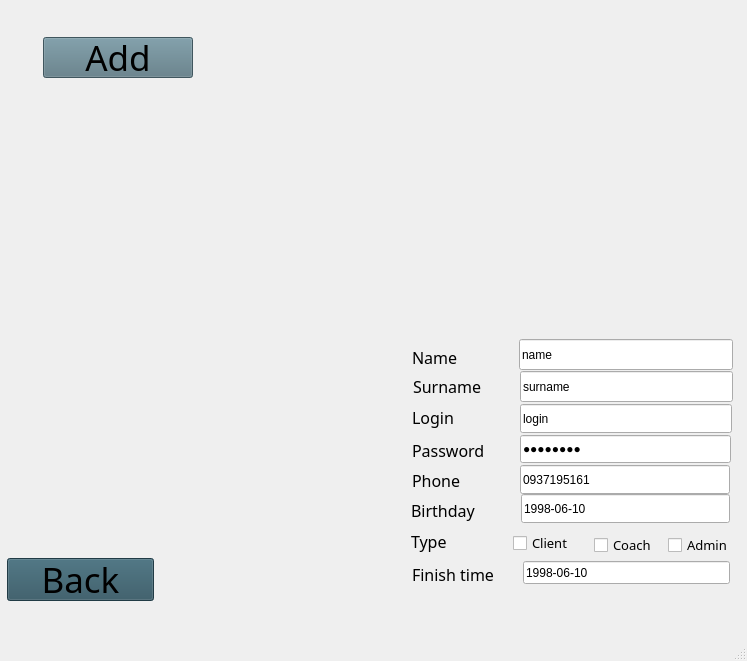
<?xml version="1.0" encoding="UTF-8"?>
<ui version="4.0">
 <class>AddClient</class>
 <widget class="QMainWindow" name="AddClient">
  <property name="geometry">
   <rect>
    <x>0</x>
    <y>0</y>
    <width>747</width>
    <height>661</height>
   </rect>
  </property>
  <property name="sizePolicy">
   <sizepolicy hsizetype="Fixed" vsizetype="Fixed">
    <horstretch>0</horstretch>
    <verstretch>0</verstretch>
   </sizepolicy>
  </property>
  <property name="minimumSize">
   <size>
    <width>747</width>
    <height>661</height>
   </size>
  </property>
  <property name="maximumSize">
   <size>
    <width>747</width>
    <height>661</height>
   </size>
  </property>
  <property name="baseSize">
   <size>
    <width>747</width>
    <height>661</height>
   </size>
  </property>
  <property name="windowTitle">
   <string>Add Client</string>
  </property>
  <property name="tabShape">
   <enum>QTabWidget::Rounded</enum>
  </property>
  <widget class="QWidget" name="centralwidget">
   <property name="enabled">
    <bool>true</bool>
   </property>
   <property name="sizePolicy">
    <sizepolicy hsizetype="Fixed" vsizetype="Fixed">
     <horstretch>0</horstretch>
     <verstretch>0</verstretch>
    </sizepolicy>
   </property>
   <property name="minimumSize">
    <size>
     <width>747</width>
     <height>610</height>
    </size>
   </property>
   <property name="maximumSize">
    <size>
     <width>747</width>
     <height>610</height>
    </size>
   </property>
   <widget class="QPushButton" name="ok">
    <property name="geometry">
     <rect>
      <x>43</x>
      <y>37</y>
      <width>150</width>
      <height>41</height>
     </rect>
    </property>
    <property name="font">
     <font>
      <family>AR JULIAN</family>
      <pointsize>26</pointsize>
     </font>
    </property>
    <property name="styleSheet">
     <string notr="true">background-color:rgb(90, 120, 131)</string>
    </property>
    <property name="text">
     <string>Add</string>
    </property>
   </widget>
   <widget class="QLabel" name="label_9">
    <property name="geometry">
     <rect>
      <x>-21</x>
      <y>-59</y>
      <width>772</width>
      <height>682</height>
     </rect>
    </property>
    <property name="sizePolicy">
     <sizepolicy hsizetype="Fixed" vsizetype="Fixed">
      <horstretch>0</horstretch>
      <verstretch>0</verstretch>
     </sizepolicy>
    </property>
    <property name="minimumSize">
     <size>
      <width>772</width>
      <height>682</height>
     </size>
    </property>
    <property name="maximumSize">
     <size>
      <width>772</width>
      <height>682</height>
     </size>
    </property>
    <property name="baseSize">
     <size>
      <width>772</width>
      <height>682</height>
     </size>
    </property>
    <property name="text">
     <string/>
    </property>
    <property name="pixmap">
     <pixmap>../../../../../project/картинки/8fUw9HBs5Qo.jpg</pixmap>
    </property>
    <property name="scaledContents">
     <bool>true</bool>
    </property>
   </widget>
   <widget class="QLabel" name="label">
    <property name="geometry">
     <rect>
      <x>412</x>
      <y>341</y>
      <width>110</width>
      <height>32</height>
     </rect>
    </property>
    <property name="font">
     <font>
      <family>AR JULIAN</family>
      <pointsize>12</pointsize>
     </font>
    </property>
    <property name="autoFillBackground">
     <bool>false</bool>
    </property>
    <property name="text">
     <string>Name</string>
    </property>
   </widget>
   <widget class="QLabel" name="label_4">
    <property name="geometry">
     <rect>
      <x>411</x>
      <y>495</y>
      <width>110</width>
      <height>30</height>
     </rect>
    </property>
    <property name="font">
     <font>
      <family>AR JULIAN</family>
      <pointsize>12</pointsize>
     </font>
    </property>
    <property name="autoFillBackground">
     <bool>false</bool>
    </property>
    <property name="text">
     <string>Birthday</string>
    </property>
   </widget>
   <widget class="QLabel" name="label_8">
    <property name="geometry">
     <rect>
      <x>412</x>
      <y>558</y>
      <width>110</width>
      <height>32</height>
     </rect>
    </property>
    <property name="font">
     <font>
      <family>AR JULIAN</family>
      <pointsize>12</pointsize>
     </font>
    </property>
    <property name="autoFillBackground">
     <bool>false</bool>
    </property>
    <property name="text">
     <string>Finish time</string>
    </property>
   </widget>
   <widget class="QLabel" name="label_6">
    <property name="geometry">
     <rect>
      <x>412</x>
      <y>434</y>
      <width>110</width>
      <height>33</height>
     </rect>
    </property>
    <property name="font">
     <font>
      <family>AR JULIAN</family>
      <pointsize>12</pointsize>
     </font>
    </property>
    <property name="autoFillBackground">
     <bool>false</bool>
    </property>
    <property name="text">
     <string>Password</string>
    </property>
   </widget>
   <widget class="QLabel" name="label_2">
    <property name="geometry">
     <rect>
      <x>413</x>
      <y>372</y>
      <width>109</width>
      <height>29</height>
     </rect>
    </property>
    <property name="font">
     <font>
      <family>AR JULIAN</family>
      <pointsize>12</pointsize>
     </font>
    </property>
    <property name="autoFillBackground">
     <bool>false</bool>
    </property>
    <property name="text">
     <string>Surname</string>
    </property>
   </widget>
   <widget class="QLabel" name="label_7">
    <property name="geometry">
     <rect>
      <x>411</x>
      <y>525</y>
      <width>110</width>
      <height>33</height>
     </rect>
    </property>
    <property name="font">
     <font>
      <family>AR JULIAN</family>
      <pointsize>12</pointsize>
     </font>
    </property>
    <property name="autoFillBackground">
     <bool>false</bool>
    </property>
    <property name="text">
     <string>Type</string>
    </property>
   </widget>
   <widget class="QLabel" name="label_5">
    <property name="geometry">
     <rect>
      <x>412</x>
      <y>400</y>
      <width>110</width>
      <height>35</height>
     </rect>
    </property>
    <property name="font">
     <font>
      <family>AR JULIAN</family>
      <pointsize>12</pointsize>
     </font>
    </property>
    <property name="autoFillBackground">
     <bool>false</bool>
    </property>
    <property name="text">
     <string>Login</string>
    </property>
   </widget>
   <widget class="QLabel" name="label_3">
    <property name="geometry">
     <rect>
      <x>412</x>
      <y>465</y>
      <width>109</width>
      <height>30</height>
     </rect>
    </property>
    <property name="font">
     <font>
      <family>AR JULIAN</family>
      <pointsize>12</pointsize>
     </font>
    </property>
    <property name="autoFillBackground">
     <bool>false</bool>
    </property>
    <property name="text">
     <string>Phone</string>
    </property>
   </widget>
   <widget class="QLineEdit" name="finish_time">
    <property name="geometry">
     <rect>
      <x>523</x>
      <y>561</y>
      <width>207</width>
      <height>23</height>
     </rect>
    </property>
    <property name="text">
     <string>1998-06-10</string>
    </property>
   </widget>
   <widget class="QCheckBox" name="coachBox">
    <property name="geometry">
     <rect>
      <x>594</x>
      <y>533</y>
      <width>75</width>
      <height>24</height>
     </rect>
    </property>
    <property name="font">
     <font>
      <family>AR JULIAN</family>
      <pointsize>10</pointsize>
     </font>
    </property>
    <property name="text">
     <string>Coach</string>
    </property>
   </widget>
   <widget class="QLineEdit" name="surname">
    <property name="geometry">
     <rect>
      <x>520</x>
      <y>371</y>
      <width>213</width>
      <height>31</height>
     </rect>
    </property>
    <property name="text">
     <string>surname</string>
    </property>
   </widget>
   <widget class="QCheckBox" name="clientBox">
    <property name="geometry">
     <rect>
      <x>513</x>
      <y>531</y>
      <width>78</width>
      <height>24</height>
     </rect>
    </property>
    <property name="font">
     <font>
      <family>AR JULIAN</family>
      <pointsize>10</pointsize>
     </font>
    </property>
    <property name="text">
     <string>Client</string>
    </property>
   </widget>
   <widget class="QLineEdit" name="birthday">
    <property name="geometry">
     <rect>
      <x>521</x>
      <y>494</y>
      <width>209</width>
      <height>29</height>
     </rect>
    </property>
    <property name="text">
     <string>1998-06-10</string>
    </property>
   </widget>
   <widget class="QCheckBox" name="adminBox">
    <property name="geometry">
     <rect>
      <x>668</x>
      <y>533</y>
      <width>74</width>
      <height>24</height>
     </rect>
    </property>
    <property name="font">
     <font>
      <family>AR JULIAN</family>
      <pointsize>10</pointsize>
     </font>
    </property>
    <property name="text">
     <string>Admin</string>
    </property>
   </widget>
   <widget class="QLineEdit" name="password">
    <property name="geometry">
     <rect>
      <x>520</x>
      <y>435</y>
      <width>211</width>
      <height>28</height>
     </rect>
    </property>
    <property name="text">
     <string>password</string>
    </property>
    <property name="echoMode">
     <enum>QLineEdit::Password</enum>
    </property>
   </widget>
   <widget class="QLineEdit" name="phone">
    <property name="geometry">
     <rect>
      <x>520</x>
      <y>465</y>
      <width>210</width>
      <height>29</height>
     </rect>
    </property>
    <property name="text">
     <string>0937195161</string>
    </property>
   </widget>
   <widget class="QLineEdit" name="login">
    <property name="geometry">
     <rect>
      <x>520</x>
      <y>404</y>
      <width>212</width>
      <height>29</height>
     </rect>
    </property>
    <property name="text">
     <string>login</string>
    </property>
   </widget>
   <widget class="QLineEdit" name="name">
    <property name="geometry">
     <rect>
      <x>519</x>
      <y>339</y>
      <width>214</width>
      <height>31</height>
     </rect>
    </property>
    <property name="text">
     <string>name</string>
    </property>
   </widget>
   <widget class="QLabel" name="status">
    <property name="geometry">
     <rect>
      <x>44</x>
      <y>92</y>
      <width>230</width>
      <height>52</height>
     </rect>
    </property>
    <property name="text">
     <string/>
    </property>
   </widget>
   <widget class="QPushButton" name="back">
    <property name="geometry">
     <rect>
      <x>7</x>
      <y>558</y>
      <width>147</width>
      <height>43</height>
     </rect>
    </property>
    <property name="sizePolicy">
     <sizepolicy hsizetype="Fixed" vsizetype="Fixed">
      <horstretch>0</horstretch>
      <verstretch>0</verstretch>
     </sizepolicy>
    </property>
    <property name="font">
     <font>
      <family>AR JULIAN</family>
      <pointsize>26</pointsize>
     </font>
    </property>
    <property name="styleSheet">
     <string notr="true">background-color:rgb(46, 82, 96)</string>
    </property>
    <property name="text">
     <string>Back</string>
    </property>
   </widget>
   <zorder>label_9</zorder>
   <zorder>ok</zorder>
   <zorder>name</zorder>
   <zorder>label</zorder>
   <zorder>surname</zorder>
   <zorder>phone</zorder>
   <zorder>birthday</zorder>
   <zorder>login</zorder>
   <zorder>password</zorder>
   <zorder>finish_time</zorder>
   <zorder>label_8</zorder>
   <zorder>label_7</zorder>
   <zorder>label_2</zorder>
   <zorder>label_3</zorder>
   <zorder>label_4</zorder>
   <zorder>label_5</zorder>
   <zorder>label_6</zorder>
   <zorder>clientBox</zorder>
   <zorder>coachBox</zorder>
   <zorder>adminBox</zorder>
   <zorder>status</zorder>
   <zorder>back</zorder>
  </widget>
  <widget class="QMenuBar" name="menubar">
   <property name="geometry">
    <rect>
     <x>0</x>
     <y>0</y>
     <width>747</width>
     <height>26</height>
    </rect>
   </property>
  </widget>
  <widget class="QStatusBar" name="statusbar"/>
 </widget>
 <resources/>
 <connections/>
</ui>
